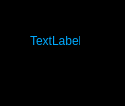
<?xml version="1.0" encoding="UTF-8"?>
<ui version="4.0">
 <class>BScanTabloA</class>
 <widget class="QWidget" name="BScanTabloA">
  <property name="geometry">
   <rect>
    <x>0</x>
    <y>0</y>
    <width>125</width>
    <height>106</height>
   </rect>
  </property>
  <property name="windowTitle">
   <string>Form</string>
  </property>
  <property name="windowOpacity">
   <double>0.000000000000000</double>
  </property>
  <layout class="QGridLayout" name="gridLayout">
   <property name="leftMargin">
    <number>0</number>
   </property>
   <property name="topMargin">
    <number>0</number>
   </property>
   <property name="rightMargin">
    <number>0</number>
   </property>
   <property name="bottomMargin">
    <number>0</number>
   </property>
   <property name="spacing">
    <number>0</number>
   </property>
   <item row="0" column="0" rowspan="2" colspan="2">
    <widget class="QWidget" name="widget" native="true">
     <property name="autoFillBackground">
      <bool>false</bool>
     </property>
     <property name="styleSheet">
      <string notr="true">background-color: rgb(0, 0, 0);</string>
     </property>
     <widget class="QLabel" name="label">
      <property name="geometry">
       <rect>
        <x>30</x>
        <y>20</y>
        <width>50</width>
        <height>41</height>
       </rect>
      </property>
      <property name="styleSheet">
       <string notr="true">color: rgb(0, 170, 255);</string>
      </property>
      <property name="text">
       <string>TextLabel</string>
      </property>
     </widget>
    </widget>
   </item>
  </layout>
 </widget>
 <resources/>
 <connections/>
</ui>
